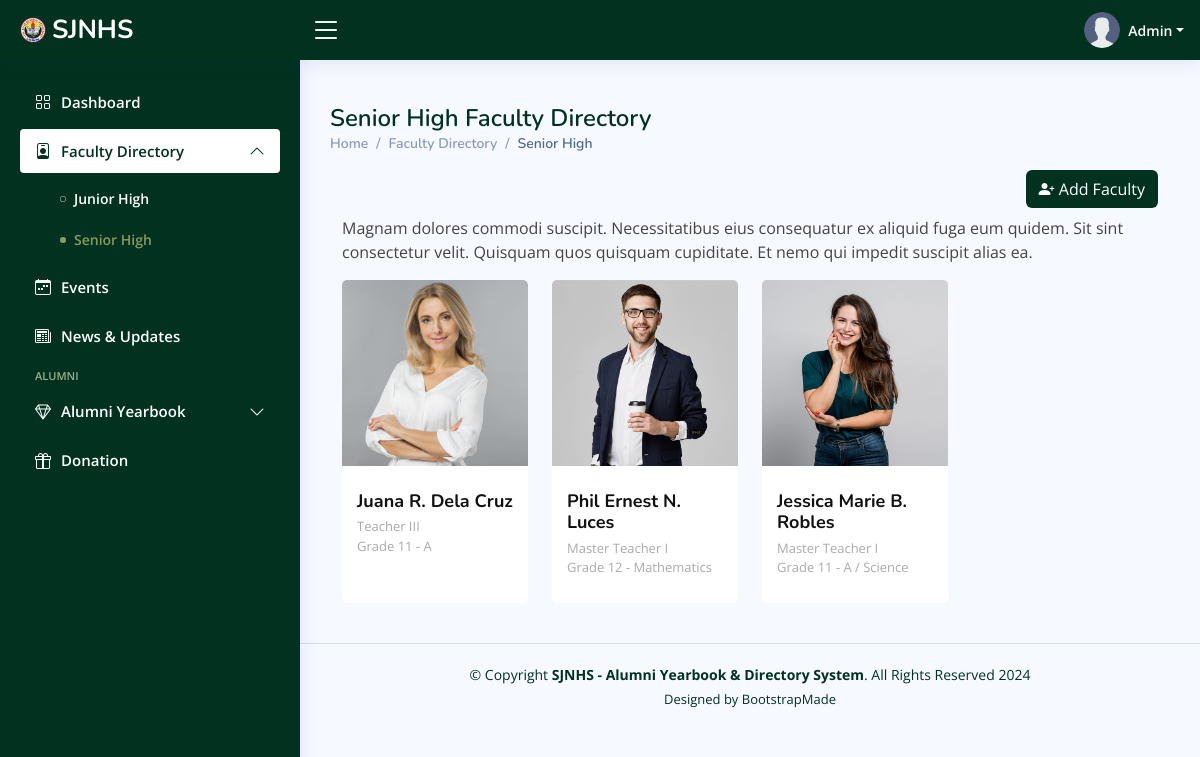
/admin/seniorhs-faculty.php (signed in), run on the app's committed database.
### tables this page shows
CREATE TABLE `faculty` (
  `id` int(11) NOT NULL,
  `firstname` varchar(255) NOT NULL,
  `middlename` varchar(255) NOT NULL,
  `lastname` varchar(255) NOT NULL,
  `email` varchar(150) NOT NULL,
  `phone_num` varchar(50) NOT NULL,
  `designation` varchar(50) NOT NULL,
  `hs_type` varchar(50) NOT NULL,
  `grade` int(11) NOT NULL,
  `sect_subj` varchar(50) NOT NULL,
  `profile_picture` varchar(255) NOT NULL,
  `date_created` date NOT NULL DEFAULT current_timestamp()
);

### admin/seniorhs-faculty.php (the view, shortened to what this page needs)
<?php
include_once 'includes/header.php';
include_once 'includes/conn.php';
include_once 'includes/sidebar.php';
?>
<main id="main" class="main">
    <div class="pagetitle">
        <h1>Senior High Faculty Directory</h1>
        <nav>
            <ol class="breadcrumb">
                <li class="breadcrumb-item"><a href="dashboard.php">Home</a></li>
                <li class="breadcrumb-item">Faculty Directory</li>
                <li class="breadcrumb-item active">Senior High</li>
            </ol>
        </nav>
    </div>
    <section class="section dashboard">
        <div class="row">
            <div class="col-lg-12">
                <div id="user" class="user">
                    <div class="container" data-aos="fade-up">
                        <div class="section-title">
                            <div class="d-grid gap-2 d-md-flex justify-content-md-end mb-2">
                                <button class="btn text-white" style="background-color:#013220" type="button"
                                    data-bs-toggle="modal" data-bs-target="#addfaculty"><i
                                        class="bi bi-person-plus-fill"></i> Add Faculty</button>
                            </div>
                            <p>Magnam dolores commodi suscipit. Necessitatibus eius consequatur ex aliquid fuga eum
                                quidem. Sit sint consectetur velit. Quisquam quos quisquam cupiditate. Et nemo qui
                                impedit suscipit alias ea.</p>
                        </div>
                        <div class="row">
                            <?php
$sql = "SELECT * FROM faculty WHERE `hs_type` = 'SHS'";
$result = mysqli_query($conn, $sql);
if (mysqli_num_rows($result) > 0) {
    while ($row = mysqli_fetch_assoc($result)) {
        $middlenameInitial = substr($row['middlename'], 0, 1);
        ?>
                            <div class="col-lg-3 col-md-6 d-flex align-items-stretch">
                                <div class="member" data-aos="fade-up" data-aos-delay="100">
                                    <div class="member-img">
                                        <img src="<?php echo $row['profile_picture']; ?>" class="img-fluid" alt="">
                                    </div>
                                    <div class="member-info">
                                        <h4><?php echo $row['firstname'] . " " . $middlenameInitial . ". " . $row['lastname']; ?>
                                        </h4>
                                        <span><?php echo $row['designation'] . " <br> Grade " . $row['grade'] . " - " . $row['sect_subj']; ?></span>
                                    </div>
                                </div>
                            </div>
                            <?php
}
} else {
    echo "No team members found.";
}
?>
                        </div>
                    </div>
                </div>
            </div>
        </div>
    </section>
</main>
<?php
include_once 'includes/footer.php';
?>

### admin/assets/css/style.css (style rules this page uses)
:root { scroll-behavior: smooth; }
body { font-family: "Open Sans", sans-serif; background: #f6f9ff; color: #444444; }
a { color: #013220; text-decoration: none; }
h1, h2, h3, h4, h5, h6 { font-family: "Nunito", sans-serif; }
#main { margin-top: 60px; padding: 20px 30px; transition: all 0.3s; }
.pagetitle { margin-bottom: 10px; }
.pagetitle h1 { font-size: 24px; margin-bottom: 0; font-weight: 600; color: #013220; }
.breadcrumb { font-size: 14px; font-family: "Nunito", sans-serif; color: #899bbd; font-weight: 600; }
.breadcrumb a { color: #899bbd; transition: 0.3s; }
.breadcrumb .breadcrumb-item::before { color: #899bbd; }
.breadcrumb .active { color: #51678f; font-weight: 600; }
@media (min-width: 1200px) { #main, #footer { margin-left: 300px; } }
.user .member { margin-bottom: 20px; overflow: hidden; border-radius: 5px; background: #fff; position: relative; }
.user .member .member-img { position: relative; overflow: hidden; }
.user .member .member-info { padding: 25px 15px; }
.user .member .member-info h4 { font-weight: 700; margin-bottom: 5px; font-size: 18px; color: #111111; }
.user .member .member-info span { display: block; font-size: 13px; font-weight: 400; color: #aaaaaa; }

### data on the page
faculty: profile_picture (picture), firstname "Juana", middlename "R", lastname "Dela Cruz", designation "Teacher III", grade "11", sect_subj "A"
faculty: profile_picture (picture), firstname "Phil Ernest", middlename "N", lastname "Luces", designation "Master Teacher I", grade "12", sect_subj "Mathematics"
faculty: profile_picture (picture), firstname "Jessica Marie", middlename "B", lastname "Robles", designation "Master Teacher I", grade "11", sect_subj "A / Science"
